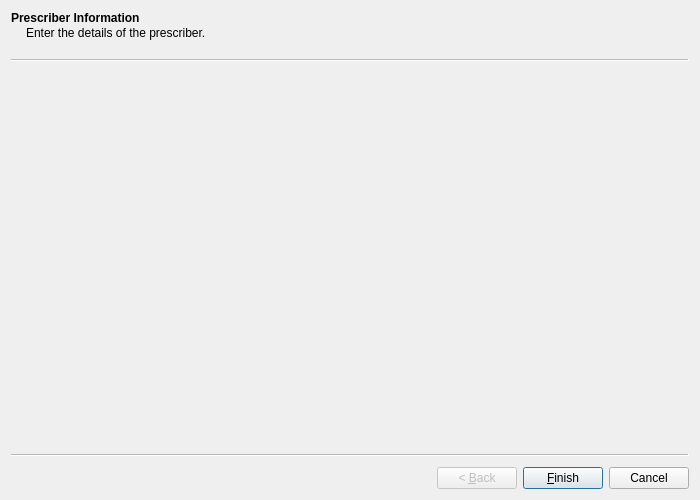
<?xml version="1.0" encoding="UTF-8"?>
<ui version="4.0">
 <class>PrescriberWizard</class>
 <widget class="QWizard" name="PrescriberWizard">
  <property name="geometry">
   <rect>
    <x>0</x>
    <y>0</y>
    <width>700</width>
    <height>500</height>
   </rect>
  </property>
  <property name="sizePolicy">
   <sizepolicy hsizetype="Fixed" vsizetype="Fixed">
    <horstretch>0</horstretch>
    <verstretch>0</verstretch>
   </sizepolicy>
  </property>
  <property name="minimumSize">
   <size>
    <width>700</width>
    <height>500</height>
   </size>
  </property>
  <property name="maximumSize">
   <size>
    <width>700</width>
    <height>500</height>
   </size>
  </property>
  <property name="windowTitle">
   <string notr="true">New Prescriber Wizard</string>
  </property>
  <widget class="Prescriber_00" name="page0">
   <property name="title">
    <string notr="true">Prescriber Information</string>
   </property>
   <property name="subTitle">
    <string notr="true">Enter the details of the prescriber.</string>
   </property>
  </widget>
 </widget>
 <customwidgets>
  <customwidget>
   <class>Prescriber_00</class>
   <extends>QWizardPage</extends>
   <header location="global">prescriber_00.h</header>
   <container>1</container>
  </customwidget>
 </customwidgets>
 <resources/>
 <connections/>
</ui>
